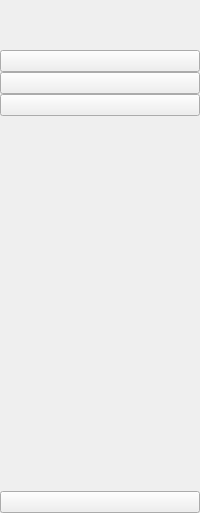
     <widget class="QWidget" name="icon_only_widget" native="true">
      <layout class="QVBoxLayout" name="verticalLayout_3">
       <property name="spacing">
        <number>0</number>
       </property>
       <property name="leftMargin">
        <number>0</number>
       </property>
       <property name="topMargin">
        <number>0</number>
       </property>
       <property name="rightMargin">
        <number>0</number>
       </property>
       <property name="bottomMargin">
        <number>0</number>
       </property>
       <item>
        <layout class="QHBoxLayout" name="horizontalLayout_3">
         <item>
          <widget class="QLabel" name="logo_label_1">
           <property name="minimumSize">
            <size>
             <width>50</width>
             <height>50</height>
            </size>
           </property>
           <property name="maximumSize">
            <size>
             <width>50</width>
             <height>50</height>
            </size>
           </property>
           <property name="text">
            <string/>
           </property>
           <property name="pixmap">
            <pixmap>:/icon/icon/library-32.jpg</pixmap>
           </property>
           <property name="scaledContents">
            <bool>true</bool>
           </property>
          </widget>
         </item>
        </layout>
       </item>
       <item>
        <layout class="QVBoxLayout" name="verticalLayout">
         <property name="spacing">
          <number>0</number>
         </property>
         <item>
          <widget class="QPushButton" name="kamera_btn_1">
           <property name="text">
            <string/>
           </property>
           <property name="icon">
            <iconset>
             <normaloff>icons/security-camera-32.ico</normaloff>
             <normalon>icons/security-camera-48.ico</normalon>icons/security-camera-32.ico</iconset>
           </property>
           <property name="iconSize">
            <size>
             <width>30</width>
             <height>30</height>
            </size>
           </property>
           <property name="checkable">
            <bool>true</bool>
           </property>
           <property name="autoExclusive">
            <bool>true</bool>
           </property>
          </widget>
         </item>
         <item>
          <widget class="QPushButton" name="masalar_btn_1">
           <property name="text">
            <string/>
           </property>
           <property name="icon">
            <iconset>
             <normaloff>icons/chair-6-32.ico</normaloff>
             <normalon>icons/chair-6-48.ico</normalon>icons/chair-6-32.ico</iconset>
           </property>
           <property name="iconSize">
            <size>
             <width>30</width>
             <height>30</height>
            </size>
           </property>
           <property name="checkable">
            <bool>true</bool>
           </property>
           <property name="autoExclusive">
            <bool>true</bool>
           </property>
          </widget>
         </item>
         <item>
          <widget class="QPushButton" name="rezervasyon_1">
           <property name="text">
            <string/>
           </property>
           <property name="icon">
            <iconset>
             <normaloff>icons/book-stack-32.ico</normaloff>
             <normalon>icons/book-stack-48.ico</normalon>icons/book-stack-32.ico</iconset>
           </property>
           <property name="iconSize">
            <size>
             <width>30</width>
             <height>30</height>
            </size>
           </property>
           <property name="checkable">
            <bool>true</bool>
           </property>
           <property name="autoExclusive">
            <bool>true</bool>
           </property>
          </widget>
         </item>
        </layout>
       </item>
       <item>
        <spacer name="verticalSpacer">
         <property name="orientation">
          <enum>Qt::Vertical</enum>
         </property>
         <property name="sizeHint" stdset="0">
          <size>
           <width>20</width>
           <height>375</height>
          </size>
         </property>
        </spacer>
       </item>
       <item>
        <widget class="QPushButton" name="exit_btn_1">
         <property name="text">
          <string/>
         </property>
         <property name="icon">
          <iconset resource="resource.qrc">
           <normaloff>:/icon/icons/close-window-64.ico</normaloff>:/icon/icons/close-window-64.ico</iconset>
         </property>
         <property name="iconSize">
          <size>
           <width>25</width>
           <height>25</height>
          </size>
         </property>
        </widget>
       </item>
      </layout>
     </widget>
